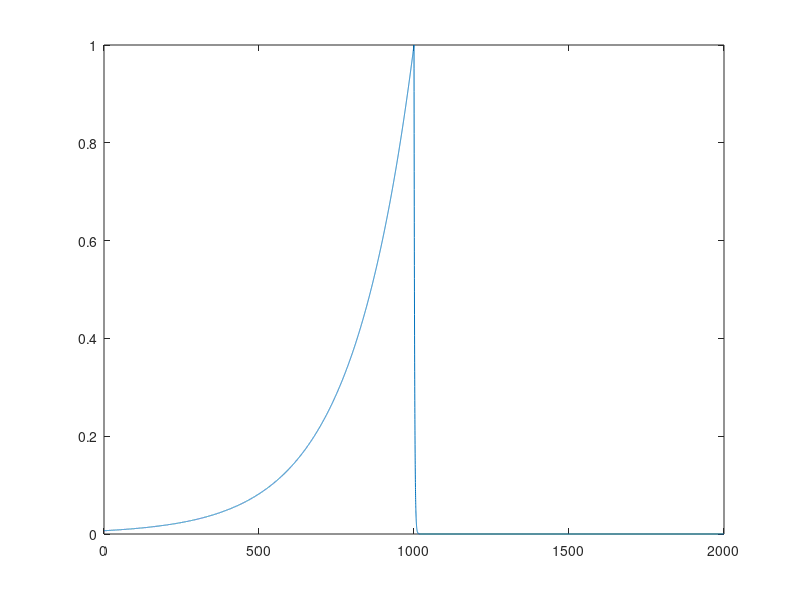

MATLAB code for this plot:
clear all, close all, clc;

dt = 0.1;

N = 20000;

t1= dt:dt:1000;
t2= dt:dt:1000;

Tau_ramp = 200;
Tau_decay = 2;
ramp_sig1 = exp(t1/Tau_ramp);
ramp_sig2 = ramp_sig1(int32(1000/dt))*exp(-t2/Tau_decay);
t=[t1 t2+1000];
ramp_sig = [ramp_sig1 ramp_sig2];
plot(t,ramp_sig/ramp_sig1(int32(1000/dt)))

ramp_sig = ones(100,1)*ramp_sig;
